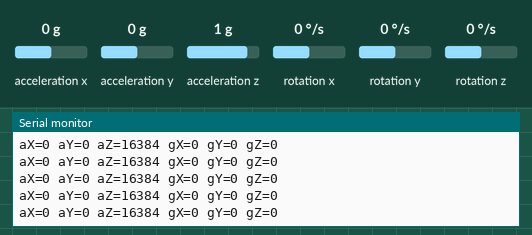
Recording of a sketch running on a simulated ESP32. Shown: the last lines printed to the serial monitor. Inputs (shaded band) come from the test bench; at power-on: acceleration x 0 g, acceleration y 0 g, acceleration z 1 g, rotation x 0 °/s, rotation y 0 °/s, rotation z 0 °/s. Storage starts empty.

Above: at 2.2 s.
2.3 s: acceleration x set to -1.4 g
At 2.51 s:
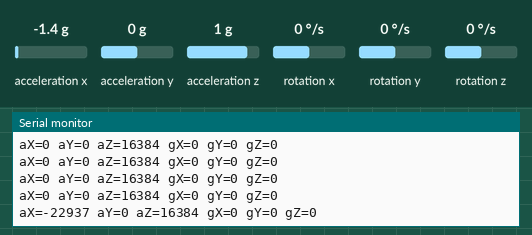
3.8 s: acceleration y set to -1.4 g
At 3.88 s:
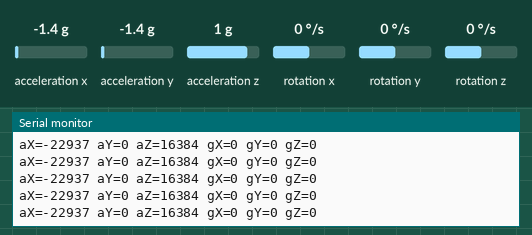
5.3 s: acceleration z set to -1.4 g
At 5.36 s:
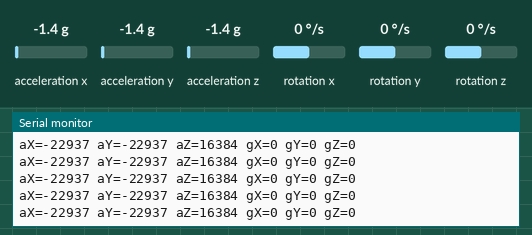
6.8 s: rotation x set to -192 °/s
At 6.84 s:
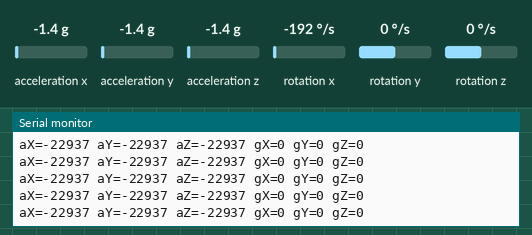
8.3 s: rotation y set to -192 °/s
At 8.32 s:
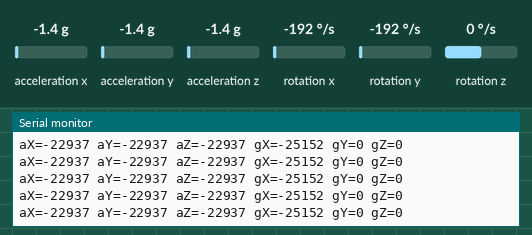

Measured:
- after the input at 2.3 s, the serial monitor: prints a new line after 0.10 s (image 1)

The sketch:

code.ino
```cpp
#include <Wire.h>
#include <SD.h>
#include <SPI.h>
#include "MPU6050.h"

MPU6050 mpu;
File dataFile;

const int CS_PIN = 5;   // SD card CS pin

void setup() {
  Serial.begin(115200);
  Wire.begin(21, 22);  // SDA, SCL for ESP32

  Serial.println("Initializing MPU6050...");
  mpu.initialize();
  if (mpu.testConnection()) {
    Serial.println("MPU6050 connection successful");
  } else {
    Serial.println("MPU6050 connection failed");
    while (1);
  }

  Serial.println("Initializing SD card...");
  if (!SD.begin(CS_PIN)) {
    Serial.println("SD card initialization failed!");
    while (1);
  }
  Serial.println("SD card initialized.");

  // Create CSV header
  dataFile = SD.open("/data.csv", FILE_WRITE);
  if (dataFile) {
    dataFile.println("ax,ay,az,gx,gy,gz");
    dataFile.close();
  } else {
    Serial.println("Error opening data.csv");
  }

  delay(1000);
}

void loop() {
  int16_t ax, ay, az;
  int16_t gx, gy, gz;

  mpu.getMotion6(&ax, &ay, &az, &gx, &gy, &gz);

  Serial.printf("aX=%d aY=%d aZ=%d gX=%d gY=%d gZ=%d\n", ax, ay, az, gx, gy, gz);

  dataFile = SD.open("/data.csv", FILE_APPEND);
  if (dataFile) {
    dataFile.printf("%d,%d,%d,%d,%d,%d\n", ax, ay, az, gx, gy, gz);
    dataFile.close();
  } else {
    Serial.println("Error writing to data.csv");
  }

  delay(100);  // log every 100 ms
}
```
